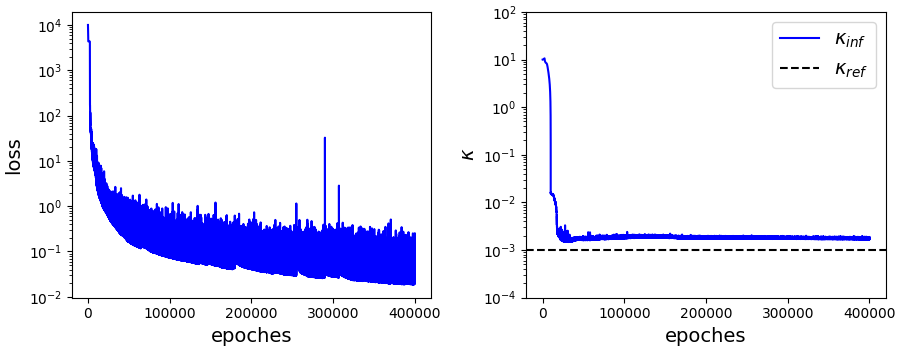

Source code (Python):
"""
Author: Minglang Yin
"""
import numpy as np
import matplotlib.pyplot as plt
import matplotlib.gridspec as gridspec

def main():
    ## load data
    loss = np.loadtxt('../Inv_K/test_3/loss.his')
    K = np.loadtxt('../Inv_K/test_3/K.his')

    ## figure
    fig = plt.figure(constrained_layout=True, figsize=(9, 3.5))
    gs = fig.add_gridspec(1, 2)
    ## subplot 1
    ax1 = fig.add_subplot(gs[0])
    ax1.plot(loss, color='blue')
    ax1.set_yscale('log')
    ax1.set_xlabel('epoches', fontsize=14)
    ax1.set_ylabel('loss', fontsize=14)

    ## subplot 2
    ax2 = fig.add_subplot(gs[1])
    ax2.plot(K, label='$\kappa_{inf}$', color='blue')
    ax2.set_yscale('log')
    ax2.axhline(y=0.001, linestyle="--", color="black", label='$\kappa_{ref}$')
    ax2.set_ylim((1e-4,1e2))
    ax2.set_xlabel('epoches', fontsize=14)
    ax2.set_ylabel('$\kappa$', fontsize=14)
    ax2.legend(fontsize=14)

    plt.savefig('fig_4.png')
    plt.close()

if __name__ == '__main__':
    main()
